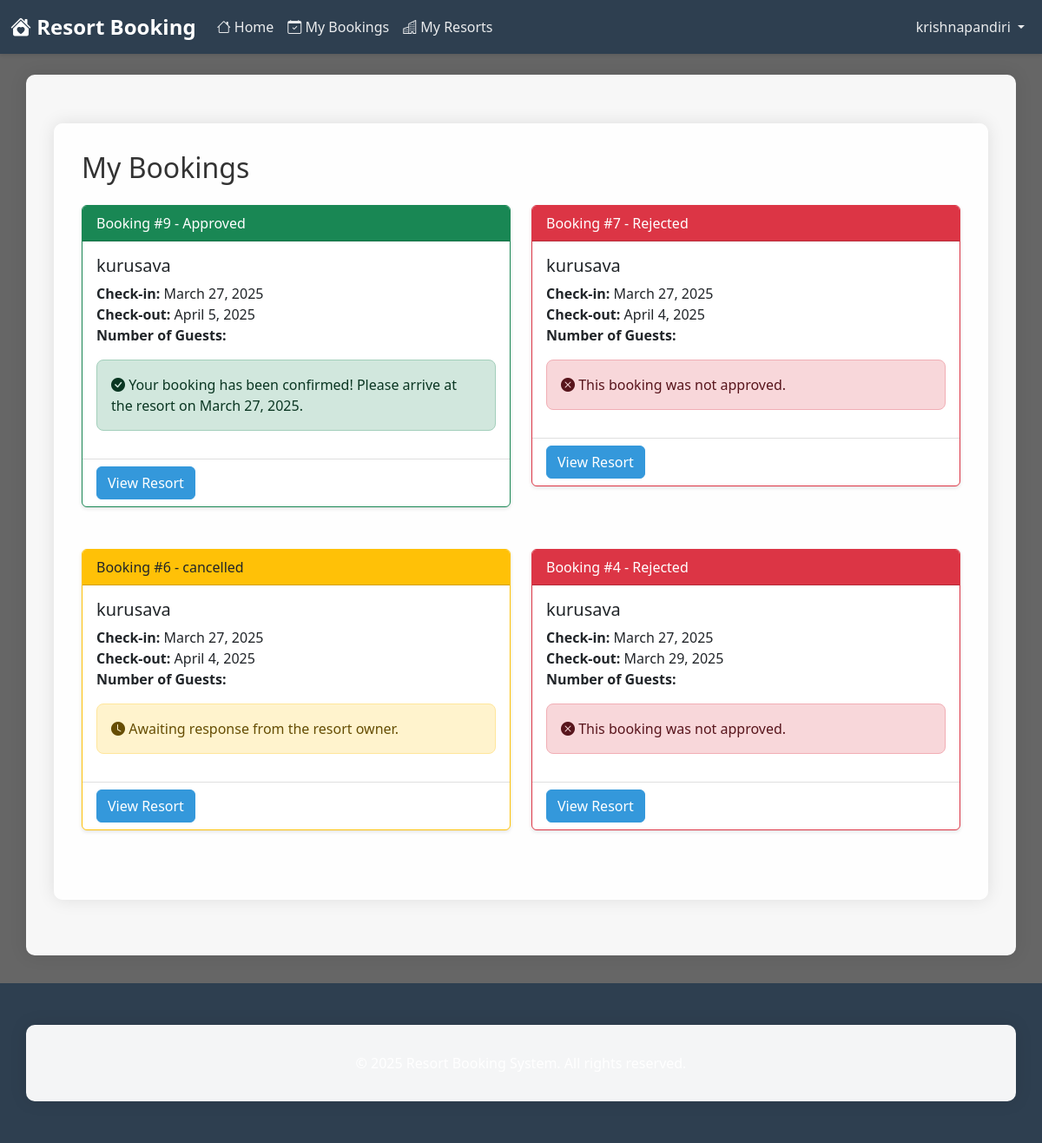
Page /my-bookings/ (signed in) on the committed database.
### resorts/models.py (models this page shows, shortened)
class Booking(models.Model):
    STATUS_CHOICES = [
        ('pending', 'Pending'),
        ('approved', 'Approved'),
        ('rejected', 'Rejected'),
    ]
    user = models.ForeignKey(User, on_delete=models.CASCADE)
    resort = models.ForeignKey(Resort, on_delete=models.CASCADE)
    check_in_date = models.DateField()
    check_out_date = models.DateField()
    total_price = models.DecimalField(max_digits=10, decimal_places=2)
    status = models.CharField(max_length=10, choices=STATUS_CHOICES, default='pending')
    rejection_reason = models.TextField(blank=True, null=True)
    created_at = models.DateTimeField(auto_now_add=True)
    updated_at = models.DateTimeField(auto_now=True)

class Resort(models.Model):
    owner = models.ForeignKey(User, on_delete=models.CASCADE)
    name = models.CharField(max_length=200)
    description = models.TextField()
    location = models.CharField(max_length=200)
    price_per_night = models.DecimalField(max_digits=10, decimal_places=2)
    image = models.ImageField(upload_to='resort_images/', null=True, blank=True)
    is_available = models.BooleanField(default=True)
    created_at = models.DateTimeField(auto_now_add=True)
    updated_at = models.DateTimeField(auto_now=True)

### resorts/views.py (the view)
# urls.py: path('my-bookings/', views.my_bookings, name='my-bookings'),
@login_required
@csrf_protect
def my_bookings(request):
    bookings = Booking.objects.filter(user=request.user).order_by('-created_at')
    return render(request, 'resorts/my_bookings.html', {'bookings': bookings})

### resorts/templates/resorts/my_bookings.html (shortened to what this page needs)
{% extends 'resorts/base.html' %}
{% block content %}
<div class="container mt-4">
    <h2 class="mb-4">My Bookings</h2>
    {% if bookings %}
    <div class="row">
        {% for booking in bookings %}
        <div class="col-md-6 mb-4">
            <div class="card {% if booking.status == 'approved' %}border-success{% elif booking.status == 'rejected' %}border-danger{% else %}border-warning{% endif %}">
                <div class="card-header {% if booking.status == 'approved' %}bg-success text-white{% elif booking.status == 'rejected' %}bg-danger text-white{% else %}bg-warning{% endif %}">
                    Booking #{{ booking.id }} - {{ booking.get_status_display }}
                </div>
                <div class="card-body">
                    <h5 class="card-title">{{ booking.resort.name }}</h5>
                    <p class="card-text">
                        <strong>Check-in:</strong> {{ booking.check_in_date }}<br>
                        <strong>Check-out:</strong> {{ booking.check_out_date }}<br>
                        <strong>Number of Guests:</strong> {{ booking.number_of_guests }}
                    </p>
                    {% if booking.status == 'approved' %}
                    <div class="alert alert-success" role="alert">
                        <i class="bi bi-check-circle-fill"></i> Your booking has been confirmed! Please arrive at the resort on {{ booking.check_in_date }}.
                    </div>
                    {% elif booking.status == 'rejected' %}
                    <div class="alert alert-danger" role="alert">
                        <i class="bi bi-x-circle-fill"></i> This booking was not approved.
                    </div>
                    {% else %}
                    <div class="alert alert-warning" role="alert">
                        <i class="bi bi-clock-fill"></i> Awaiting response from the resort owner.
                    </div>
                    {% endif %}
                </div>
                <div class="card-footer">
                    <a href="{% url 'resorts:resort-detail' booking.resort.id %}" class="btn btn-primary">View Resort</a>
                </div>
            </div>
        </div>
        {% endfor %}
    </div>
    {% else %}
    <div class="alert alert-info">
        You haven't made any bookings yet. <a href="{% url 'resorts:home' %}" class="alert-link">Browse resorts</a> to make a booking.
    </div>
    {% endif %}
</div>
{% endblock %}

### resorts/templates/resorts/base.html (shortened to what this page needs)
{% load static %}
<!DOCTYPE html>
<html lang="en">
<head>
    <link href="https://cdn.jsdelivr.net/npm/bootstrap@5.3.0/dist/css/bootstrap.min.css" rel="stylesheet">
    <link rel="stylesheet" href="https://cdn.jsdelivr.net/npm/bootstrap-icons@1.11.0/font/bootstrap-icons.css">
</head>
<body>
    <nav class="navbar navbar-expand-lg navbar-dark">
        <div class="container-fluid">
            <a class="navbar-brand" href="{% url 'resorts:home' %}">
                <i class="bi bi-house-heart-fill"></i> Resort Booking
            </a>
            <div class="collapse navbar-collapse" id="navbarNav">
                <ul class="navbar-nav me-auto">
                    <li class="nav-item">
                        <a class="nav-link" href="{% url 'resorts:home' %}">
                            <i class="bi bi-house"></i> Home
                        </a>
                    </li>
                    {% if user.is_authenticated %}
                        <li class="nav-item">
                            <a class="nav-link" href="{% url 'resorts:my-bookings' %}">
                                <i class="bi bi-calendar-check"></i> My Bookings
                            </a>
                        </li>
                        <li class="nav-item">
                            <a class="nav-link" href="{% url 'resorts:my-resorts' %}">
                                <i class="bi bi-buildings"></i> My Resorts
                            </a>
                        </li>
                    {% endif %}
                </ul>
                <ul class="navbar-nav">
                    {% if user.is_authenticated %}
                        <li class="nav-item dropdown">
                            <a class="nav-link dropdown-toggle" href="#" id="userDropdown" role="button" data-bs-toggle="dropdown">
                                {{ user.username }}
                            </a>
                        </li>
                    {% endif %}
                </ul>
            </div>
        </div>
    </nav>
    <div class="container mt-4">
        <main>
            {% block content %}
            {% endblock %}
        </main>
    </div>
    <footer class="footer mt-auto">
        <div class="container text-center">
            <p class="mb-0">&copy; 2025 Resort Booking System. All rights reserved.</p>
        </div>
    </footer>
</body>
</html>

### resorts/templates/resorts/my_bookings.html (style rules this page uses)
.card { box-shadow: 0 2px 4px rgba(0,0,0,0.1); transition: transform 0.2s; }
.card-footer { background-color: transparent; border-top: 1px solid rgba(0,0,0,0.125); }

### rows in the picture
Booking: id "9", status "Approved", resort.name "kurusava", check_in_date "March 27, 2025", check_out_date "April 5, 2025"
Booking: id "7", status "Rejected", resort.name "kurusava", check_in_date "March 27, 2025", check_out_date "April 4, 2025", shows "This booking was not approved."
Booking: id "6", status "cancelled", resort.name "kurusava", check_in_date "March 27, 2025", check_out_date "April 4, 2025", shows "Awaiting response from the resort owner."
Booking: id "4", status "Rejected", resort.name "kurusava", check_in_date "March 27, 2025", check_out_date "March 29, 2025", shows "This booking was not approved."

### other values in the picture
{{ user.username }} "krishnapandiri"
